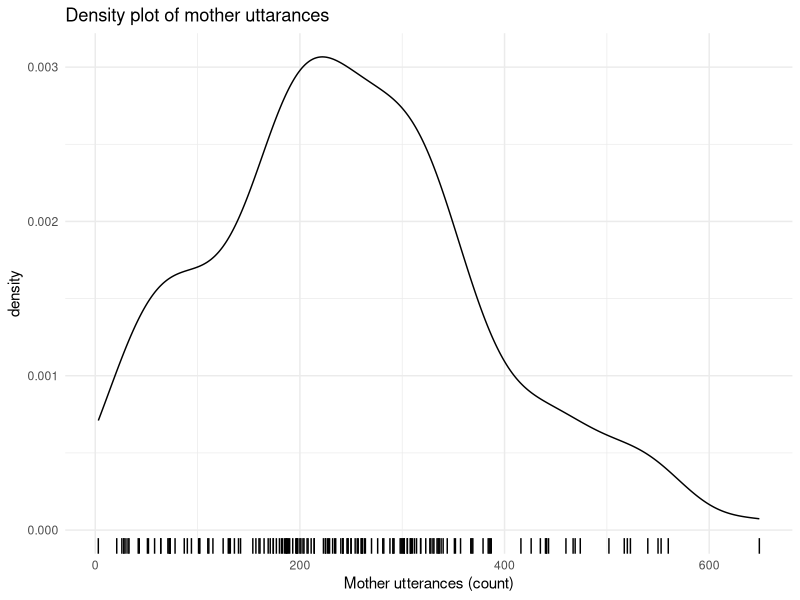

This figure's R source:
## ---- chunk 1
knitr::opts_chunk$set(echo = FALSE)
knitr::opts_knit$set(root.dir = normalizePath("../../"))
library(tidyverse)
theme_set(theme_minimal())
## ---- chunk 2
utterances <- read_csv("./data/utterances.csv") %>%
  mutate_if(is.character, as.factor)

# NAs not removed in sum()
utterances_tot <- utterances %>%
  group_by(dyad, background, months) %>%
  summarise(
    utterances = sum(utterances)
  ) %>%
  ungroup()

utter <- na.omit(utterances_tot)
## ---- chunk 3
utterances_tot
## ---- chunk 4
utter %>%
  ggplot(aes(utterances)) +
  geom_density() +
  geom_rug() +
  labs(x = "Mother utterances (count)", title = "Density plot of mother uttarances")
